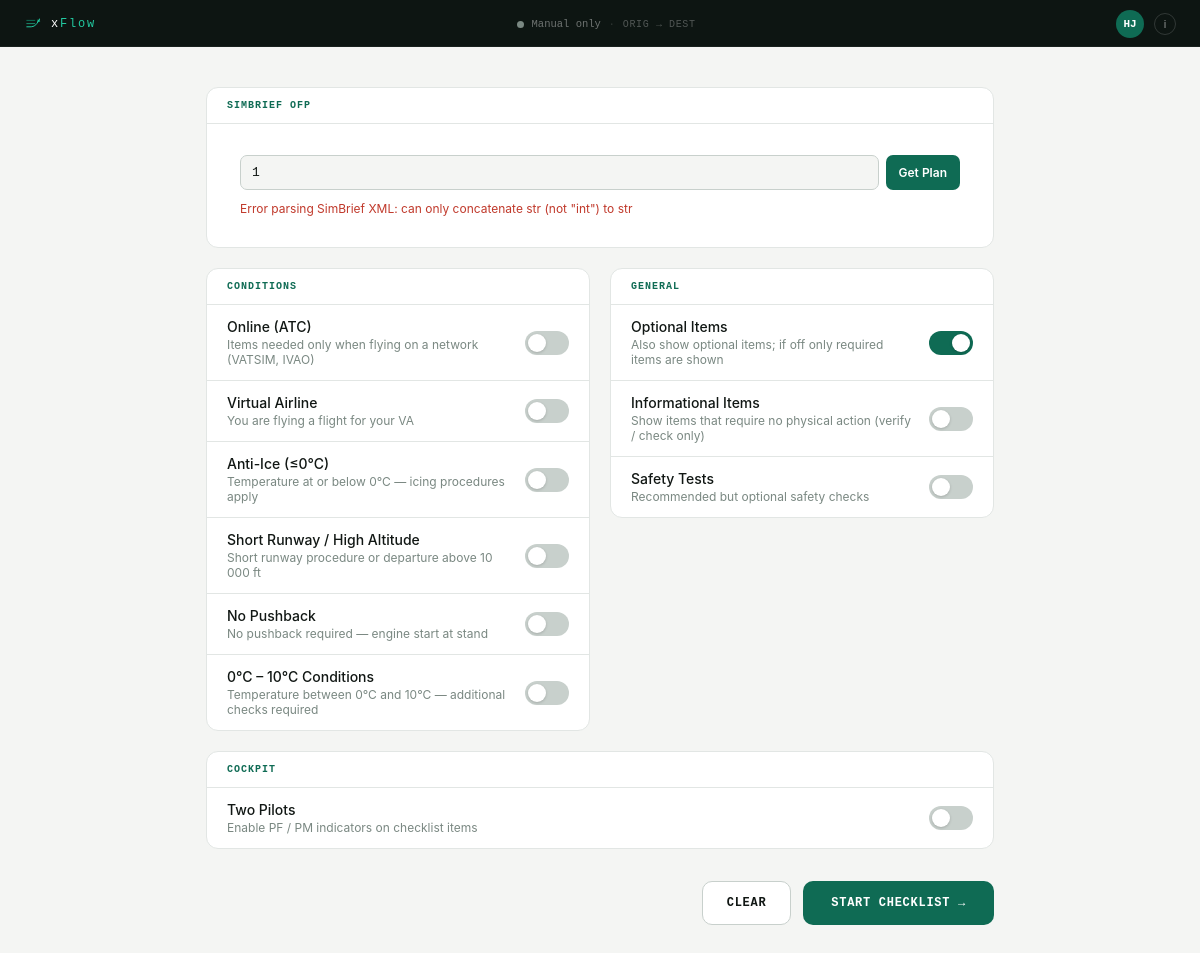
The app's page / (signed in) with its own data.
### checklist/models.py (models this page shows, shortened)
class Attribute(models.Model):
    LIVE_RULE_MODE_CHOICES = [
        ("activate_only", "Activate Only"),
        ("prompt_on_change", "Prompt on Change"),
    ]
    title = models.CharField(max_length=30)
    label = models.CharField(
        max_length=60,
        blank=True,
        help_text="User-facing display name shown in UI. Falls back to title when blank.",
    )
    order = models.PositiveIntegerField()
    description = models.TextField(blank=True)
    show = models.BooleanField(default="True")
    is_user_preference = models.BooleanField(
        default=False,
        help_text="Show this attribute on the account profile page as a saveable default.",
    )
    over_ruled_by = models.ForeignKey(
        "self", on_delete=models.SET_NULL, blank=True, null=True
    )
    btn_color = ColorField(default="#194D33")
    live_rule = models.JSONField(
        blank=True,
        null=True,
        help_text="Dataref rule evaluated at procedure transitions to auto-activate or prompt.",
    )
    live_rule_mode = models.CharField(
        max_length=20,
        choices=LIVE_RULE_MODE_CHOICES,
        blank=True,
        null=True,
        help_text="activate_only: apply silently. prompt_on_change: ask the pilot.",
    )
    prompt_message = models.CharField(
        max_length=200,
        blank=True,
        help_text="Message shown to pilot when live_rule triggers in prompt_on_change mode.",
    )

### checklist/views.py (the view, shortened to what this page needs)
# urls.py: path("", views.profile_view, name="start"),
def profile_view(request):
    simbrief_id = ""
    if request.user.is_authenticated:
        try:
            simbrief_id = request.user.profile.simbrief_id or ""
        except UserProfile.DoesNotExist:
            pass
    simbrief_id = request.session.get("sb_simbrief_id", simbrief_id)
    if simbrief_id and not request.session.get("sb_origin"):
        _fetch_and_cache_simbrief(request, simbrief_id)
    ofp_mismatch = request.session.pop("sb_ofp_mismatch", False)
    ofp_derived_ids = set(request.session.get("sb_derived_attribs", []))
    conditions_attrs = Attribute.objects.filter(
        show=True, is_user_preference=False
    ).order_by("order")
    general_attrs = Attribute.objects.filter(
        show=True, is_user_preference=True
    ).order_by("order")
    user_profile = None
    if request.user.is_authenticated:
        try:
            user_profile = request.user.profile
        except UserProfile.DoesNotExist:
            pass
    user_default_ids = _get_user_default_ids(user_profile)
    active_flight_session = None
    existing_key = request.session.get("flight_session_key")
    if active_flight_session:
        session_active_ids = set(
            FlightSessionAttribute.objects.filter(
                flight_session=active_flight_session, is_active=True
            ).values_list("attribute_id", flat=True)
        )
        prechecked_ids = session_active_ids | ofp_derived_ids
        dual_mode_active = active_flight_session.pilot_role != "SOLO"
    else:
        prechecked_ids = ofp_derived_ids | user_default_ids
        dual_mode_active = request.session.get("dual_mode", False)
    context = {
        "conditions_attrs": conditions_attrs,
        "general_attrs": general_attrs,
        "simbrief_id": simbrief_id,
        "sb_origin": request.session.get("sb_origin", ""),
        "sb_destination": request.session.get("sb_destination", ""),
        "sb_runway": request.session.get("sb_runway", ""),
        "sb_temp": request.session.get("sb_temp", ""),
        "sb_flaps": request.session.get("sb_flaps", ""),
        "sb_callsign": request.session.get("sb_callsign", ""),
        "sb_block_fuel": request.session.get("sb_block_fuel"),
        "sb_finres_altn": request.session.get("sb_finres_altn"),
        "sb_error": request.session.get("sb_error", ""),
        "ofp_derived_ids": ofp_derived_ids,
        "user_default_ids": user_default_ids,
        "active_flight_session": active_flight_session,
        "prechecked_ids": prechecked_ids,
        "dual_mode_active": dual_mode_active,
        "ofp_mismatch": ofp_mismatch,
    }
    return TemplateResponse(request, "checklist/profile.html", context)

### checklist/context_processors.py (called while the page is built)
def sop_context(request):
    sop = SOP.objects.first()
    return {
        "sop": sop,
        "sop_icao": sop.icao_code if sop else "",
        "sop_version": sop.content_version if sop else "",
        "sop_notes": sop.release_notes if sop else "",
    }

### checklist/simbrief.py (called while the page is built)
    def xml_url(self) -> str:
        if not self.pilot_id:
            raise ValueError("Pilot ID is required to generate the XML URL.")
        simbrief_url = getattr(conf_settings, "SIMBRIEF_URL", None)
        self.mock_token = getattr(conf_settings, "MOCK_TOKEN", None)
        if not simbrief_url:  # This should be defined in your settings
            raise ValueError("No SIMBRIEF_URL found in settings.")
        simbrief_url = simbrief_url + self.pilot_id
        return simbrief_url

    def fetch_data(self):
        if not self.pilot_id:
            self.error_message = "Pilot ID is required to fetch data."
            return
        try:
            url = self.xml_url()
            headers = {}
            if self.mock_token:
                headers = {"X-Auth-Token": self.mock_token}
            response = requests.get(url, headers=headers, timeout=10)
            response.raise_for_status()  # Raise an error for HTTP issues
            self.parse_xml(response.content)
        except requests.RequestException as e:
            self.error_message = f"Error fetching SimBrief data: {e}"
            print(f"Error fetching SimBrief data: {e}")
        except (ET.ParseError, ValueError, TypeError) as e:
            self.error_message = f"Error parsing SimBrief XML: {e}"
            print(f"Error parsing SimBrief XML: {e}")

### checklist/templatetags/environment_tags.py (called while the page is built)
@register.filter
def setting(key):
    return getattr(conf_settings, key, None)

### checklist/views.py (called while the page is built, shortened)
def _derive_ofp_attrib_ids(sb_temp: str, sb_bleed: str) -> set[int]:
    derived: set[int] = set()
    attr_by_title = {
        a.title: a.id
        for a in Attribute.objects.all()
        if a.title not in _OFP_NEVER_DERIVE
    }
    if sb_bleed == "OFF":
        title = _OFP_BLEED_OFF_TITLE
        if title in attr_by_title:
            derived.add(attr_by_title[title])
    return derived

def _get_user_default_ids(user_profile) -> set[int]:
    if user_profile is None:
        return set()
    return set(
        UserAttributeDefault.objects.filter(user_profile=user_profile).values_list(
            "attribute_id", flat=True
        )
    )

### checklist/templates/checklist/profile.html (shortened to what this page needs)
{% extends "checklist/base.html" %}
{% block page_class %}setup-page{% endblock page_class %}
{% block content %}
<div class="setup-inner">
  <div class="card">
    <div class="card-header">
      <span class="card-header-title">SimBrief OFP</span>
    </div>
    <div class="card-body">
      <form method="post" action="{% url 'checklist:start' %}">
        <div class="simbrief-row">
          <input class="simbrief-input" type="text" name="simbrief_id"
                 value="{{ simbrief_id }}" placeholder="Pilot ID">
          <button class="simbrief-btn" type="submit">Get Plan</button>
        </div>
      </form>
      {% if sb_error %}<p class="simbrief-error">{{ sb_error }}</p>{% endif %}
    </div>
  </div>
  <form method="post" action="{% url 'checklist:start' %}" id="start-form">
    <div class="two-col">
      <div class="card" style="margin-bottom:0">
        <div class="card-header">
          <span class="card-header-title">Conditions</span>
        </div>
        <div class="toggle-list">
          {% for attr in conditions_attrs %}
          <div class="toggle-row">
            <div class="toggle-info">
              <div class="toggle-name">{{ attr.label|default:attr.title }}</div>
              <div class="toggle-desc">{{ attr.description }}</div>
            </div>
            <label class="toggle-switch">
              <span class="toggle-track"></span>
            </label>
          </div>
          {% endfor %}
        </div>
      </div>
      <div class="card" style="margin-bottom:0">
        <div class="card-header">
          <span class="card-header-title">General</span>
        </div>
        <div class="toggle-list">
          {% for attr in general_attrs %}
          <div class="toggle-row">
            <div class="toggle-info">
              <div class="toggle-name">{{ attr.label|default:attr.title }}</div>
              <div class="toggle-desc">{{ attr.description }}</div>
            </div>
            <label class="toggle-switch">
              <span class="toggle-track"></span>
            </label>
          </div>
          {% endfor %}
        </div>
      </div>
    </div>
    <div class="card" style="margin-top:20px">
      <div class="card-header">
        <span class="card-header-title">Cockpit</span>
      </div>
      <div class="toggle-list">
        <div class="toggle-row">
          <div class="toggle-info">
            <div class="toggle-name">Two Pilots</div>
            <div class="toggle-desc">Enable PF / PM indicators on checklist items</div>
          </div>
          <label class="toggle-switch">
            <span class="toggle-track"></span>
          </label>
        </div>
      </div>
    </div>
    <div class="setup-footer">
      {% if active_flight_session %}
      <button type="button" class="btn-setup-secondary" id="new-flight-btn">New Flight</button>
      <button type="submit" class="btn-setup-primary">Continue →</button>
      {% else %}
      <button type="button" class="btn-setup-secondary" id="clear-btn">Clear</button>
      <button type="submit" class="btn-setup-primary">Start Checklist →</button>
      {% endif %}
    </div>
  </form>
</div>
{% endblock content %}

### checklist/templates/checklist/base.html (shortened to what this page needs)
<!DOCTYPE html>
<html lang="en">
<head>
    {% load static %}
    {% load environment_tags %}
    <link rel="stylesheet" href="{% static 'checklist/css/tokens.css' %}">
    <link rel="stylesheet" href="{% static 'checklist/css/layout.css' %}">
    <link rel="stylesheet" href="{% static 'checklist/css/components.css' %}">
    <link rel="stylesheet" href="{% static 'checklist/css/states.css' %}">
</head>
<body>
    <div class="conn-bar"
         data-route="{% if request.session.sb_origin %}{{ request.session.sb_origin }}{% if request.session.sb_destination %} → {{ request.session.sb_destination }}{% endif %}{% endif %}">
        <a href="{% url 'checklist:start' %}" class="conn-brand">
            <img src="{% static 'checklist/img/xflow-mark.svg' %}" alt="xFlow" height="20" width="20">
            <span class="conn-brand-text">x<span class="conn-brand-flow">Flow</span></span>
        </a>
        <div class="conn-status-group">
            <div class="sim-dot" id="sim-dot"></div>
            <span class="conn-status-text" id="conn-status">Manual only</span>
            <span class="conn-sep" aria-hidden="true">·</span>
            <span class="conn-route">{{ request.session.sb_origin|default:"ORIG" }} → {{ request.session.sb_destination|default:"DEST" }}</span>
        </div>
        <div class="conn-actions">
            {% if user.is_authenticated %}
            <a href="{% url 'checklist:account' %}" class="conn-avatar"
               title="{{ user.username }}">{{ user.username|slice:":2"|upper }}</a>
            {% else %}
            <a href="{% url 'login' %}" class="conn-login-pill">Sign in</a>
            {% endif %}
            <button class="info-btn" id="info-open-btn" aria-label="Open info panel">i</button>
        </div>
    </div>
    <div class="page {% block page_class %}{% endblock page_class %}" id="page">
        {% block content %}{% endblock content %}
    </div>
</body>
</html>

### checklist/static/checklist/css/tokens.css (style rules this page uses)
:root { --font-sans: -apple-system, 'Segoe UI', system-ui, sans-serif; --font-mono: 'SF Mono', 'Cascadia Mono', 'Fira Mono', 'Consolas', 'Liberation Mono', monospace; --color-teal-dark: #0F6B54; --color-teal-mid: #1A8A6C; --color-teal-bright: #22C9A0; --color-bg: #F4F5F3; --color-card: #FFFFFF; --color-dark: #0D1512; --color-ink: #111714; --color-ink-mid: #3D4842; --color-ink-muted: #7A8882; --color-ink-faint: #B8C0BC; --color-border: #E2E6E4; --color-border-mid: #C8D0CC; --color-checked-bg: #F0FAF6; --color-amber: #F5A623; --color-red: #C94040; --color-danger: #C0392B; --color-danger-bg: #FDF2F1; --space-1: 4px; --space-2: 8px; --space-3: 12px; --space-4: 16px; --space-5: 20px; --space-6: 24px; --radius-sm: 6px; --radius-md: 10px; --radius-lg: 12px; --transition-fast: 0.18s ease; --transition-panel: 0.28s cubic-bezier(0.4, 0, 0.2, 1); }

### checklist/static/checklist/css/layout.css (style rules this page uses)
*, *::before, *::after { box-sizing: border-box; margin: 0; padding: 0; }
html, body { height: 100%; }
body { font-family: var(--font-sans); background: var(--color-bg); display: flex; flex-direction: column; overflow: hidden; }
.conn-brand { display: flex; flex-shrink: 0; }
.conn-brand-text { display: none; }
.conn-bar { flex-shrink: 0; background: var(--color-dark); padding: 9px 14px 10px; display: flex; align-items: center; justify-content: space-between; border-bottom: 1px solid rgba(255, 255, 255, 0.05); position: relative; z-index: 10; }
.page { flex: 1; overflow-y: auto; display: flex; flex-direction: column; position: relative; }
@media (min-width: 600px) { .conn-brand-text { display: inline; } }
@media (min-width: 900px) { .conn-bar { display: flex; align-items: center; padding: 10px 24px 8px; } }
@media (min-width: 900px) { .conn-status-group { flex: 1; justify-content: center; } }
@media (min-width: 900px) { .conn-actions { flex-shrink: 0; margin-left: 0; } }
@media (min-width: 900px) { .page { background: var(--color-bg); } }
.setup-page { overflow-y: auto; background: var(--color-bg); }
.setup-inner { max-width: 820px; margin: 0 auto; padding: 40px 16px 80px; }
.two-col { display: grid; grid-template-columns: 1fr 1fr; gap: 20px; align-items: start; }

### records on screen
Attribute: label "Online (ATC)", description "Items needed only when flying on a network (VATSIM, IVAO)"
Attribute: label "Virtual Airline", description "You are flying a flight for your VA"
Attribute: label "Anti-Ice (≤0°C)", description "Temperature at or below 0°C — icing procedures apply"
Attribute: label "Short Runway / High Altitude", description "Short runway procedure or departure above 10 000 ft"
Attribute: label "No Pushback", description "No pushback required — engine start at stand"
Attribute: label "0°C – 10°C Conditions", description "Temperature between 0°C and 10°C — additional checks required"
Attribute: label "Optional Items", description "Also show optional items; if off only required items are shown"
Attribute: label "Informational Items", description "Show items that require no physical action (verify / check only)"
Attribute: label "Safety Tests", description "Recommended but optional safety checks"

### other values on screen
{{ request.session.sb_origin|default:"ORIG" }} "ORIG"
{{ request.session.sb_destination|default:"DEST" }} "DEST"
{{ user.username|slice:":2"|upper }} "HJ"
{{ sb_error }} "Error parsing SimBrief XML: can only concatenate str (not \"int\") to str"
